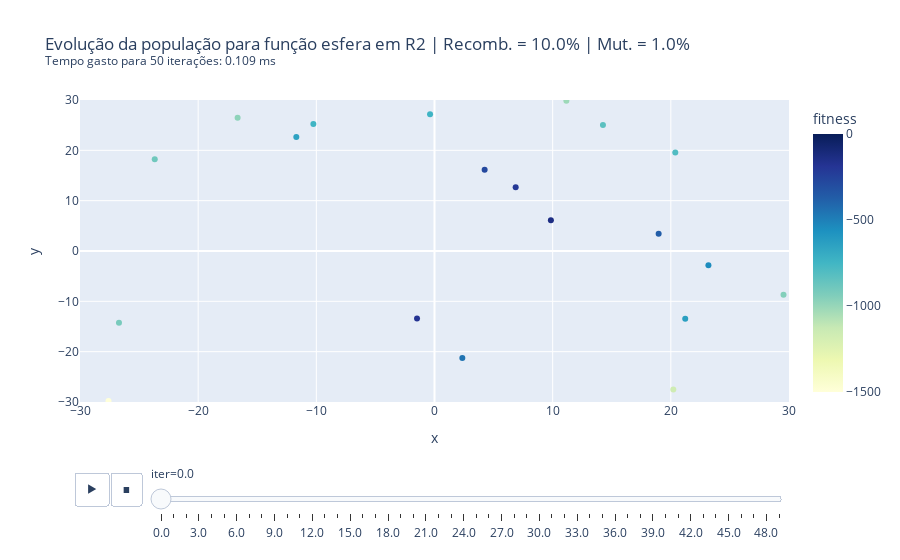
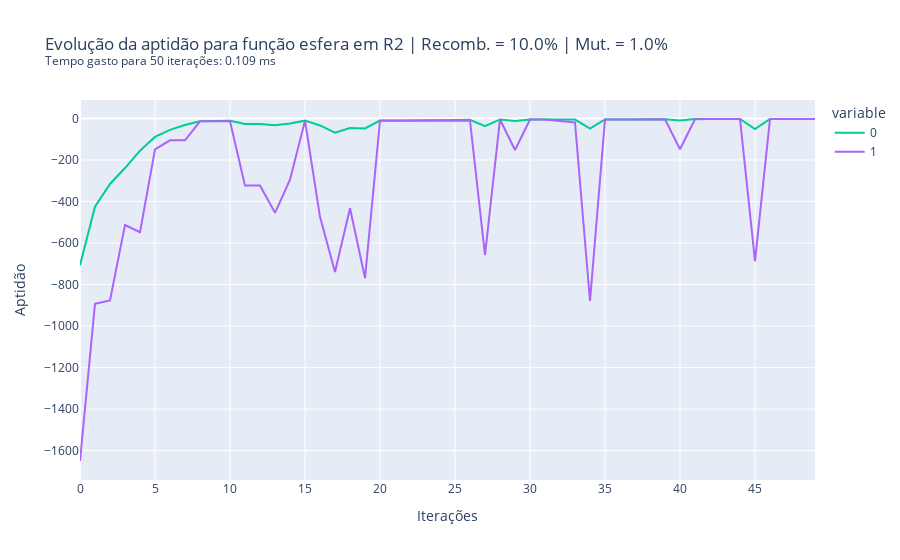

Here is the notebook cell these charts were saved with, in order:
### Code cell
treina_genetico()

### Figure 1 — Plotly figure (JSON) as saved in the notebook; plotly's stock layout.template omitted (floating-point values rounded to 4 significant figures)
{"data": [{"hovertemplate": "iter=0.0<br>x=%{x}<br>y=%{y}<br>fitness=%{marker.color}<extra></extra>", "legendgroup": "", "marker": {"color": [-134.1, -947.7, -631.5, -1165.0, -278.5, -1650.0, -742.8, -456.5, -371.5, -739.4, -207.9, -916.7, -649.6, -545.3, -1016.0, -182.5, -977.3, -830.9, -798.3, -892.7], "coloraxis": "coloraxis", "symbol": "circle"}, "mode": "markers", "name": "", "orientation": "v", "showlegend": false, "type": "scatter", "x": [9.85, 29.54, 21.22, 20.21, 4.243, -27.59, -10.25, 2.356, 18.97, -0.3766, 6.87, -26.7, -11.69, 23.18, 11.16, -1.478, -16.66, 14.25, 20.38, -23.67], "xaxis": "x", "y": [6.086, -8.684, -13.46, -27.51, 16.14, -29.81, 25.25, -21.24, 3.409, 27.19, 12.68, -14.27, 22.65, -2.832, 29.85, -13.43, 26.45, 25.05, 19.57, 18.23], "yaxis": "y"}], "layout": {"coloraxis": {"cmax": 0, "cmin": -1500, "colorbar": {"title": {"text": "fitness"}}, "colorscale": [[0, "rgb(255,255,217)"], [0.125, "rgb(237,248,177)"], [0.25, "rgb(199,233,180)"], [0.375, "rgb(127,205,187)"], [0.5, "rgb(65,182,196)"], [0.625, "rgb(29,145,192)"], [0.75, "rgb(34,94,168)"], [0.875, "rgb(37,52,148)"], [1, "rgb(8,29,88)"]]}, "legend": {"tracegroupgap": 0}, "sliders": [{"active": 0, "currentvalue": {"prefix": "iter="}, "len": 0.9, "pad": {"b": 10, "t": 60}, "steps": [{"args": [["0.0"], {"frame": {"duration": 0, "redraw": false}, "fromcurrent": true, "mode": "immediate", "transition": {"duration": 0, "easing": "linear"}}], "label": "0.0", "method": "animate"}, {"args": [["1.0"], {"frame": {"duration": 0, "redraw": false}, "fromcurrent": true, "mode": "immediate", "transition": {"duration": 0, "easing": "linear"}}], "label": "1.0", "method": "animate"}, {"args": [["2.0"], {"frame": {"duration": 0, "redraw": false}, "fromcurrent": true, "mode": "immediate", "transition": {"duration": 0, "easing": "linear"}}], "label": "2.0", "method": "animate"}, {"args": [["3.0"], {"frame": {"duration": 0, "redraw": false}, "fromcurrent": true, "mode": "immediate", "transition": {"duration": 0, "easing": "linear"}}], "label": "3.0", "method": "animate"}, {"args": [["4.0"], {"frame": {"duration": 0, "redraw": false}, "fromcurrent": true, "mode": "immediate", "transition": {"duration": 0, "easing": "linear"}}], "label": "4.0", "method": "animate"}, {"args": [["5.0"], {"frame": {"duration": 0, "redraw": false}, "fromcurrent": true, "mode": "immediate", "transition": {"duration": 0, "easing": "linear"}}], "label": "5.0", "method": "animate"}, {"args": [["6.0"], {"frame": {"duration": 0, "redraw": false}, "fromcurrent": true, "mode": "immediate", "transition": {"duration": 0, "easing": "linear"}}], "label": "6.0", "method": "animate"}, {"args": [["7.0"], {"frame": {"duration": 0, "redraw": false}, "fromcurrent": true, "mode": "immediate", "transition": {"duration": 0, "easing": "linear"}}], "label": "7.0", "method": "animate"}, {"args": [["8.0"], {"frame": {"duration": 0, "redraw": false}, "fromcurrent": true, "mode": "immediate", "transition": {"duration": 0, "easing": "linear"}}], "label": "8.0", "method": "animate"}, {"args": [["9.0"], {"frame": {"duration": 0, "redraw": false}, "fromcurrent": true, "mode": "immediate", "transition": {"duration": 0, "easing": "linear"}}], "label": "9.0", "method": "animate"}, {"args": [["10.0"], {"frame": {"duration": 0, "redraw": false}, "fromcurrent": true, "mode": "immediate", "transition": {"duration": 0, "easing": "linear"}}], "label": "10.0", "method": "animate"}, {"args": [["11.0"], {"frame": {"duration": 0, "redraw": false}, "fromcurrent": true, "mode": "immediate", "transition": {"duration": 0, "easing": "linear"}}], "label": "11.0", "method": "animate"}, {"args": [["12.0"], {"frame": {"duration": 0, "redraw": false}, "fromcurrent": true, "mode": "immediate", "transition": {"duration": 0, "easing": "linear"}}], "label": "12.0", "method": "animate"}, {"args": [["13.0"], {"frame": {"duration": 0, "redraw": false}, "fromcurrent": true, "mode": "immediate", "transition": {"duration": 0, "easing": "linear"}}], "label": "13.0", "method": "animate"}, {"args": [["14.0"], {"frame": {"duration": 0, "redraw": false}, "fromcurrent": true, "mode": "immediate", "transition": {"duration": 0, "easing": "linear"}}], "label": "14.0", "method": "animate"}, {"args": [["15.0"], {"frame": {"duration": 0, "redraw": false}, "fromcurrent": true, "mode": "immediate", "transition": {"duration": 0, "easing": "linear"}}], "label": "15.0", "method": "animate"}, {"args": [["16.0"], {"frame": {"duration": 0, "redraw": false}, "fromcurrent": true, "mode": "immediate", "transition": {"duration": 0, "easing": "linear"}}], "label": "16.0", "method": "animate"}, {"args": [["17.0"], {"frame": {"duration": 0, "redraw": false}, "fromcurrent": true, "mode": "immediate", "transition": {"duration": 0, "easing": "linear"}}], "label": "17.0", "method": "animate"}, {"args": [["18.0"], {"frame": {"duration": 0, "redraw": false}, "fromcurrent": true, "mode": "immediate", "transition": {"duration": 0, "easing": "linear"}}], "label": "18.0", "method": "animate"}, {"args": [["19.0"], {"frame": {"duration": 0, "redraw": false}, "fromcurrent": true, "mode": "immediate", "transition": {"duration": 0, "easing": "linear"}}], "label": "19.0", "method": "animate"}, {"args": [["20.0"], {"frame": {"duration": 0, "redraw": false}, "fromcurrent": true, "mode": "immediate", "transition": {"duration": 0, "easing": "linear"}}], "label": "20.0", "method": "animate"}, {"args": [["21.0"], {"frame": {"duration": 0, "redraw": false}, "fromcurrent": true, "mode": "immediate", "transition": {"duration": 0, "easing": "linear"}}], "label": "21.0", "method": "animate"}, {"args": [["22.0"], {"frame": {"duration": 0, "redraw": false}, "fromcurrent": true, "mode": "immediate", "transition": {"duration": 0, "easing": "linear"}}], "label": "22.0", "method": "animate"}, {"args": [["23.0"], {"frame": {"duration": 0, "redraw": false}, "fromcurrent": true, "mode": "immediate", "transition": {"duration": 0, "easing": "linear"}}], "label": "23.0", "method": "animate"}, {"args": [["24.0"], {"frame": {"duration": 0, "redraw": false}, "fromcurrent": true, "mode": "immediate", "transition": {"duration": 0, "easing": "linear"}}], "label": "24.0", "method": "animate"}, {"args": [["25.0"], {"frame": {"duration": 0, "redraw": false}, "fromcurrent": true, "mode": "immediate", "transition": {"duration": 0, "easing": "linear"}}], "label": "25.0", "method": "animate"}, {"args": [["26.0"], {"frame": {"duration": 0, "redraw": false}, "fromcurrent": true, "mode": "immediate", "transition": {"duration": 0, "easing": "linear"}}], "label": "26.0", "method": "animate"}, {"args": [["27.0"], {"frame": {"duration": 0, "redraw": false}, "fromcurrent": true, "mode": "immediate", "transition": {"duration": 0, "easing": "linear"}}], "label": "27.0", "method": "animate"}, {"args": [["28.0"], {"frame": {"duration": 0, "redraw": false}, "fromcurrent": true, "mode": "immediate", "transition": {"duration": 0, "easing": "linear"}}], "label": "28.0", "method": "animate"}, {"args": [["29.0"], {"frame": {"duration": 0, "redraw": false}, "fromcurrent": true, "mode": "immediate", "transition": {"duration": 0, "easing": "linear"}}], "label": "29.0", "method": "animate"}, {"args": [["30.0"], {"frame": {"duration": 0, "redraw": false}, "fromcurrent": true, "mode": "immediate", "transition": {"duration": 0, "easing": "linear"}}], "label": "30.0", "method": "animate"}, {"args": [["31.0"], {"frame": {"duration": 0, "redraw": false}, "fromcurrent": true, "mode": "immediate", "transition": {"duration": 0, "easing": "linear"}}], "label": "31.0", "method": "animate"}, {"args": [["32.0"], {"frame": {"duration": 0, "redraw": false}, "fromcurrent": true, "mode": "immediate", "transition": {"duration": 0, "easing": "linear"}}], "label": "32.0", "method": "animate"}, {"args": [["33.0"], {"frame": {"duration": 0, "redraw": false}, "fromcurrent": true, "mode": "immediate", "transition": {"duration": 0, "easing": "linear"}}], "label": "33.0", "method": "animate"}, {"args": [["34.0"], {"frame": {"duration": 0, "redraw": false}, "fromcurrent": true, "mode": "immediate", "transition": {"duration": 0, "easing": "linear"}}], "label": "34.0", "method": "animate"}, {"args": [["35.0"], {"frame": {"duration": 0, "redraw": false}, "fromcurrent": true, "mode": "immediate", "transition": {"duration": 0, "easing": "linear"}}], "label": "35.0", "method": "animate"}, {"args": [["36.0"], {"frame": {"duration": 0, "redraw": false}, "fromcurrent": true, "mode": "immediate", "transition": {"duration": 0, "easing": "linear"}}], "label": "36.0", "method": "animate"}, {"args": [["37.0"], {"frame": {"duration": 0, "redraw": false}, "fromcurrent": true, "mode": "immediate", "transition": {"duration": 0, "easing": "linear"}}], "label": "37.0", "method": "animate"}, {"args": [["38.0"], {"frame": {"duration": 0, "redraw": false}, "fromcurrent": true, "mode": "immediate", "transition": {"duration": 0, "easing": "linear"}}], "label": "38.0", "method": "animate"}, {"args": [["39.0"], {"frame": {"duration": 0, "redraw": false}, "fromcurrent": true, "mode": "immediate", "transition": {"duration": 0, "easing": "linear"}}], "label": "39.0", "method": "animate"}, {"args": [["40.0"], {"frame": {"duration": 0, "redraw": false}, "fromcurrent": true, "mode": "immediate", "transition": {"duration": 0, "easing": "linear"}}], "label": "40.0", "method": "animate"}, {"args": [["41.0"], {"frame": {"duration": 0, "redraw": false}, "fromcurrent": true, "mode": "immediate", "transition": {"duration": 0, "easing": "linear"}}], "label": "41.0", "method": "animate"}, {"args": [["42.0"], {"frame": {"duration": 0, "redraw": false}, "fromcurrent": true, "mode": "immediate", "transition": {"duration": 0, "easing": "linear"}}], "label": "42.0", "method": "animate"}, {"args": [["43.0"], {"frame": {"duration": 0, "redraw": false}, "fromcurrent": true, "mode": "immediate", "transition": {"duration": 0, "easing": "linear"}}], "label": "43.0", "method": "animate"}, {"args": [["44.0"], {"frame": {"duration": 0, "redraw": false}, "fromcurrent": true, "mode": "immediate", "transition": {"duration": 0, "easing": "linear"}}], "label": "44.0", "method": "animate"}, {"args": [["45.0"], {"frame": {"duration": 0, "redraw": false}, "fromcurrent": true, "mode": "immediate", "transition": {"duration": 0, "easing": "linear"}}], "label": "45.0", "method": "animate"}, {"args": [["46.0"], {"frame": {"duration": 0, "redraw": false}, "fromcurrent": true, "mode": "immediate", "transition": {"duration": 0, "easing": "linear"}}], "label": "46.0", "method": "animate"}, {"args": [["47.0"], {"frame": {"duration": 0, "redraw": false}, "fromcurrent": true, "mode": "immediate", "transition": {"duration": 0, "easing": "linear"}}], "label": "47.0", "method": "animate"}, {"args": [["48.0"], {"frame": {"duration": 0, "redraw": false}, "fromcurrent": true, "mode": "immediate", "transition": {"duration": 0, "easing": "linear"}}], "label": "48.0", "method": "animate"}, {"args": [["49.0"], {"frame": {"duration": 0, "redraw": false}, "fromcurrent": true, "mode": "immediate", "transition": {"duration": 0, "easing": "linear"}}], "label": "49.0", "method": "animate"}], "x": 0.1, "xanchor": "left", "y": 0, "yanchor": "top"}], "title": {"text": "Evolução da população para função esfera em R2 | Recomb. = 10.0% | Mut. = 1.0%<br><sup>Tempo gasto para 50 iterações: 0.109 ms</sup>"}, "updatemenus": [{"buttons": [{"args": [null, {"frame": {"duration": 500, "redraw": false}, "fromcurrent": true, "mode": "immediate", "transition": {"duration": 500, "easing": "linear"}}], "label": "&#9654;", "method": "animate"}, {"args": [[null], {"frame": {"duration": 0, "redraw": false}, "fromcurrent": true, "mode": "immediate", "transition": {"duration": 0, "easing": "linear"}}], "label": "&#9724;", "method": "animate"}], "direction": "left", "pad": {"r": 10, "t": 70}, "showactive": false, "type": "buttons", "x": 0.1, "xanchor": "right", "y": 0, "yanchor": "top"}], "xaxis": {"anchor": "y", "domain": [0, 1], "range": [-30, 30], "title": {"text": "x"}}, "yaxis": {"anchor": "x", "domain": [0, 1], "range": [-30, 30], "title": {"text": "y"}}}}

### Figure 2 — Plotly figure (JSON) as saved in the notebook; plotly's stock layout.template omitted (floating-point values rounded to 4 significant figures)
{"data": [{"hovertemplate": "variable=0<br>index=%{x}<br>value=%{y}<extra></extra>", "legendgroup": "0", "line": {"color": "#00cc96", "dash": "solid"}, "marker": {"symbol": "circle"}, "mode": "lines", "name": "0", "orientation": "v", "showlegend": true, "type": "scatter", "x": [0, 1, 2, 3, 4, 5, 6, 7, 8, 9, 10, 11, 12, 13, 14, 15, 16, 17, 18, 19, 20, 21, 22, 23, 24, 25, 26, 27, 28, 29, 30, 31, 32, 33, 34, 35, 36, 37, 38, 39, 40, 41, 42, 43, 44, 45, 46, 47, 48, 49], "xaxis": "x", "y": [-706.7, -424.8, -315.4, -238.6, -154.9, -88.71, -54.61, -31.55, -12.9, -11.89, -11.05, -26.44, -25.81, -32.4, -24.42, -10.2, -33.39, -67.79, -45.91, -47.84, -9.918, -9.918, -9.918, -9.632, -9.059, -7.055, -6.118, -37.08, -4.4, -11.83, -4.479, -4.444, -4.601, -5.007, -48.07, -4.117, -4.121, -3.83, -3.464, -3.022, -9.942, -2.347, -2.272, -2.272, -2.272, -51.14, -2.272, -2.272, -2.272, -2.272], "yaxis": "y"}, {"hovertemplate": "variable=1<br>index=%{x}<br>value=%{y}<extra></extra>", "legendgroup": "1", "line": {"color": "#ab63fa", "dash": "solid"}, "marker": {"symbol": "circle"}, "mode": "lines", "name": "1", "orientation": "v", "showlegend": true, "type": "scatter", "x": [0, 1, 2, 3, 4, 5, 6, 7, 8, 9, 10, 11, 12, 13, 14, 15, 16, 17, 18, 19, 20, 21, 22, 23, 24, 25, 26, 27, 28, 29, 30, 31, 32, 33, 34, 35, 36, 37, 38, 39, 40, 41, 42, 43, 44, 45, 46, 47, 48, 49], "xaxis": "x", "y": [-1650.0, -892.7, -876.0, -512.9, -548.0, -148.4, -105.0, -105.0, -13.57, -13.57, -13.57, -322.2, -322.2, -454.2, -294.6, -10.2, -473.8, -739.9, -432.2, -768.6, -10.2, -10.2, -10.2, -10.2, -10.2, -10.2, -10.2, -658.0, -4.479, -151.5, -4.479, -4.479, -9.825, -18.67, -879.2, -4.479, -4.479, -4.479, -4.479, -3.773, -148.2, -3.773, -2.272, -2.272, -2.272, -686.8, -2.272, -2.272, -2.272, -2.272], "yaxis": "y"}], "layout": {"legend": {"title": {"text": "variable"}, "tracegroupgap": 0}, "title": {"text": "Evolução da aptidão para função esfera em R2 | Recomb. = 10.0% | Mut. = 1.0%<br><sup>Tempo gasto para 50 iterações: 0.109 ms</sup>"}, "xaxis": {"anchor": "y", "domain": [0, 1], "title": {"text": "Iterações"}}, "yaxis": {"anchor": "x", "domain": [0, 1], "title": {"text": "Aptidão"}}}}
